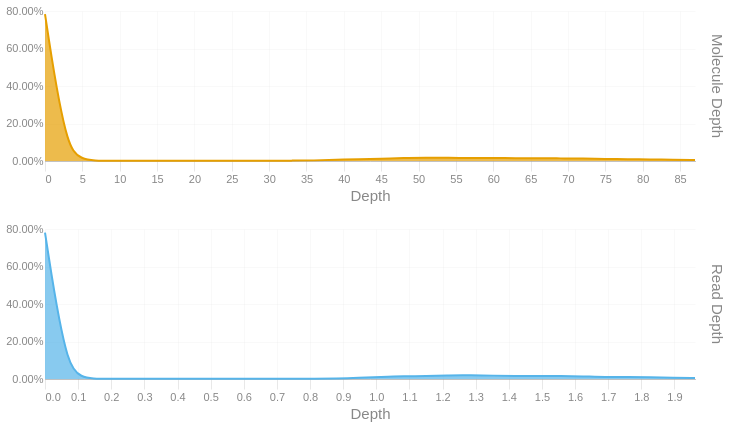

Notebook code cell kept with this figure:
### Code cell
readdep = depth_hist(tb['Read Depth'], q99, 3)
readdep = readdep.with_columns(pl.lit('Read Depth').alias('Metric'))
if not SKIPLR:
    moldep = depth_hist(tb['Molecule Depth'], mol_q99, 1)
    moldep = moldep.with_columns(pl.lit('Molecule Depth').alias('Metric'))
    _hist = pl.concat([readdep, moldep])
    _hist = _hist.filter(pl.col('Proportion') != 0)
    with SafeRender(_hist):
        (
            alt.Chart(_hist)        
            .mark_area(interpolate = "basis")
            .encode(
                x=alt.X('Bin:Q').scale(domainMin=0).axis(alt.Axis(title='Depth')),
                y = alt.Y('Proportion:Q', title = None).axis(format = '.2%'),
                color = alt.Color('Metric:N').legend(None),
                row = alt.Row("Metric:N").header(title = None, labelOrient = 'right'),
                tooltip = [
                    alt.Tooltip("Metric:N", title = "Metric"),
                    alt.Tooltip('Interval:N', title = "Depth Interval"),
                    alt.Tooltip('Proportion:Q', title = "% Alignments").format('.2%')
                ]
            )
            .resolve_scale(x='independent', y='independent')
            .properties(
                height = 150, width = 650,
                usermeta={'embedOptions': {'downloadFileName': f'{samplename}.depth.hist'}}
            )
        ).display()
else:
    readdep = readdep.filter(pl.col('Proportion') != 0)
    with SafeRender(readdep):
        (
            alt.Chart(readdep)        
            .mark_area(interpolate = "basis")
            .encode(
                x=alt.X('Bin:Q').scale(domainMin=0).axis(alt.Axis(title='Depth')),
                y = alt.Y('Proportion:Q', title = None).axis(format = '.2%'),
                tooltip = [
                    alt.Tooltip('Interval:N', title = "Depth Interval"),
                    alt.Tooltip('Proportion:Q', title = "% Alignments").format('.2%')
                ]
            )
            .properties(
                usermeta={'embedOptions': {'downloadFileName': f'{samplename}.depth.hist'}}
            )
        ).display()

### Figure 1 — Vega-Lite specification as saved in the notebook (floating-point values rounded to 4 significant figures)
{"width": 650, "height": 150, "config": {"title": {"anchor": "start", "dy": -15, "fontSize": 18, "color": "#888888", "subtitleColor": "#888888", "subtitleFontSize": 14}, "arc": {"fill": "#0072B2"}, "axis": {"domainColor": "#888888", "domainWidth": 0.5, "gridWidth": 0.2, "grid": false, "titleFontWeight": 400, "titleFontSize": 15, "labelFontSize": 11, "labelColor": "#888888", "tickColor": "#888888", "tickWidth": 0.2, "titleColor": "#888888"}, "axisBand": {"grid": false}, "axisX": {"grid": true, "tickSize": 10, "domainCap": "round"}, "axisY": {"domain": false, "grid": true, "tickSize": 0, "domainCap": "round"}, "background": "transparent", "header": {"labelFontSize": 15, "labelColor": "#888888", "titleFontSize": 15, "titleFontWeight": 600, "titleColor": "#888888"}, "legend": {"labelFont": "sans-serif", "labelFontSize": 12, "labelColor": "#888888", "symbolSize": 100, "symbolType": "circle", "titleFontSize": 12, "titlePadding": 10, "titleColor": "#888888", "title": null}, "range": {"category": ["#E69F00", "#56B4E9", "#009E73", "#F0E442", "#0072B2", "#D55E00", "#CC79A7", "#000000"], "diverging": ["#cfe8f3", "#a2d4ec", "#73bfe2", "#46abdb", "#1696d2", "#12719e"]}, "area": {"fill": "#0072B2", "fillOpacity": 0.7, "line": true, "strokeOpacity": 0.7}, "line": {"color": "#0072B2", "stroke": "#0072B2", "strokeWidth": 2}, "trail": {"color": "#0072B2", "stroke": "#0072B2", "strokeWidth": 0, "size": 1}, "point": {"filled": true, "fillOpacity": 1.0, "size": 95}, "text": {"color": "#888888", "fontSize": 11, "align": "right", "fontWeight": 400, "size": 11}, "bar": {"fill": "#0072B2", "stroke": null}, "view": {"stroke": null, "continuousWidth": 660, "continuousHeight": 400}}, "data": {"name": "data-b3f0ff403b5d075b331c3b29035305a9"}, "mark": {"type": "area", "interpolate": "basis"}, "encoding": {"color": {"field": "Metric", "legend": null, "type": "nominal"}, "row": {"field": "Metric", "header": {"title": null, "labelOrient": "right"}, "type": "nominal"}, "tooltip": [{"field": "Metric", "title": "Metric", "type": "nominal"}, {"field": "Interval", "title": "Depth Interval", "type": "nominal"}, {"field": "Proportion", "format": ".2%", "title": "% Alignments", "type": "quantitative"}], "x": {"axis": {"title": "Depth"}, "field": "Bin", "scale": {"domainMin": 0}, "type": "quantitative"}, "y": {"axis": {"format": ".2%"}, "field": "Proportion", "title": null, "type": "quantitative"}}, "resolve": {"scale": {"x": "independent", "y": "independent"}}, "usermeta": {"embedOptions": {"downloadFileName": "260427_3_5b_MqA_10488528_23Y7JGLT4_L4.depth.hist"}}, "$schema": "https://vega.github.io/schema/vega-lite/v6.4.1.json", "datasets": {"data-b3f0ff403b5d075b331c3b29035305a9": [{"Bin": 0.0, "Interval": "0.0-0.068", "Proportion": 0.781, "Metric": "Read Depth"}, {"Bin": 0.068, "Interval": "0.068-0.135", "Proportion": 0.001, "Metric": "Read Depth"}, {"Bin": 0.135, "Interval": "0.135-0.203", "Proportion": 0.001, "Metric": "Read Depth"}, {"Bin": 0.609, "Interval": "0.609-0.677", "Proportion": 0.001, "Metric": "Read Depth"}, {"Bin": 0.677, "Interval": "0.677-0.744", "Proportion": 0.001, "Metric": "Read Depth"}, {"Bin": 0.744, "Interval": "0.744-0.812", "Proportion": 0.001, "Metric": "Read Depth"}, {"Bin": 0.812, "Interval": "0.812-0.88", "Proportion": 0.001, "Metric": "Read Depth"}, {"Bin": 0.88, "Interval": "0.88-0.947", "Proportion": 0.003, "Metric": "Read Depth"}, {"Bin": 0.947, "Interval": "0.947-1.015", "Proportion": 0.006, "Metric": "Read Depth"}, {"Bin": 1.015, "Interval": "1.015-1.083", "Proportion": 0.011, "Metric": "Read Depth"}, {"Bin": 1.083, "Interval": "1.083-1.15", "Proportion": 0.015, "Metric": "Read Depth"}, {"Bin": 1.15, "Interval": "1.15-1.218", "Proportion": 0.015, "Metric": "Read Depth"}, {"Bin": 1.218, "Interval": "1.218-1.286", "Proportion": 0.02, "Metric": "Read Depth"}, {"Bin": 1.286, "Interval": "1.286-1.353", "Proportion": 0.02, "Metric": "Read Depth"}, {"Bin": 1.353, "Interval": "1.353-1.421", "Proportion": 0.018, "Metric": "Read Depth"}, {"Bin": 1.421, "Interval": "1.421-1.489", "Proportion": 0.016, "Metric": "Read Depth"}, {"Bin": 1.489, "Interval": "1.489-1.556", "Proportion": 0.016, "Metric": "Read Depth"}, {"Bin": 1.556, "Interval": "1.556-1.624", "Proportion": 0.016, "Metric": "Read Depth"}, {"Bin": 1.624, "Interval": "1.624-1.692", "Proportion": 0.014, "Metric": "Read Depth"}, {"Bin": 1.692, "Interval": "1.692-1.759", "Proportion": 0.01, "Metric": "Read Depth"}, {"Bin": 1.759, "Interval": "1.759-1.827", "Proportion": 0.011, "Metric": "Read Depth"}, {"Bin": 1.827, "Interval": "1.827-1.895", "Proportion": 0.009, "Metric": "Read Depth"}, {"Bin": 1.895, "Interval": "1.895-1.962", "Proportion": 0.007, "Metric": "Read Depth"}, {"Bin": 1.962, "Interval": "1.962-2.03", "Proportion": 0.005, "Metric": "Read Depth"}, {"Bin": 0.0, "Interval": "0.0-3.0", "Proportion": 0.783, "Metric": "Molecule Depth"}, {"Bin": 3.0, "Interval": "3.0-6.0", "Proportion": 0.001, "Metric": "Molecule Depth"}, {"Bin": 6.0, "Interval": "6.0-9.0", "Proportion": 0.001, "Metric": "Molecule Depth"}, {"Bin": 30.0, "Interval": "30.0-33.0", "Proportion": 0.001, "Metric": "Molecule Depth"}, {"Bin": 33.0, "Interval": "33.0-36.0", "Proportion": 0.002, "Metric": "Molecule Depth"}, {"Bin": 36.0, "Interval": "36.0-39.0", "Proportion": 0.003, "Metric": "Molecule Depth"}, {"Bin": 39.0, "Interval": "39.0-42.0", "Proportion": 0.006, "Metric": "Molecule Depth"}, {"Bin": 42.0, "Interval": "42.0-45.0", "Proportion": 0.01, "Metric": "Molecule Depth"}, {"Bin": 45.0, "Interval": "45.0-48.0", "Proportion": 0.012, "Metric": "Molecule Depth"}, {"Bin": 48.0, "Interval": "48.0-51.0", "Proportion": 0.016, "Metric": "Molecule Depth"}, {"Bin": 51.0, "Interval": "51.0-54.0", "Proportion": 0.017, "Metric": "Molecule Depth"}, {"Bin": 54.0, "Interval": "54.0-57.0", "Proportion": 0.017, "Metric": "Molecule Depth"}, {"Bin": 57.0, "Interval": "57.0-60.0", "Proportion": 0.016, "Metric": "Molecule Depth"}, {"Bin": 60.0, "Interval": "60.0-63.0", "Proportion": 0.016, "Metric": "Molecule Depth"}, {"Bin": 63.0, "Interval": "63.0-66.0", "Proportion": 0.015, "Metric": "Molecule Depth"}, {"Bin": 66.0, "Interval": "66.0-69.0", "Proportion": 0.015, "Metric": "Molecule Depth"}, {"Bin": 69.0, "Interval": "69.0-72.0", "Proportion": 0.014, "Metric": "Molecule Depth"}, {"Bin": 72.0, "Interval": "72.0-75.0", "Proportion": 0.013, "Metric": "Molecule Depth"}, {"Bin": 75.0, "Interval": "75.0-78.0", "Proportion": 0.011, "Metric": "Molecule Depth"}, {"Bin": 78.0, "Interval": "78.0-81.0", "Proportion": 0.01, "Metric": "Molecule Depth"}, {"Bin": 81.0, "Interval": "81.0-84.0", "Proportion": 0.008, "Metric": "Molecule Depth"}, {"Bin": 84.0, "Interval": "84.0-87.0", "Proportion": 0.007, "Metric": "Molecule Depth"}, {"Bin": 87.0, "Interval": "87.0-89.98", "Proportion": 0.005, "Metric": "Molecule Depth"}]}}
